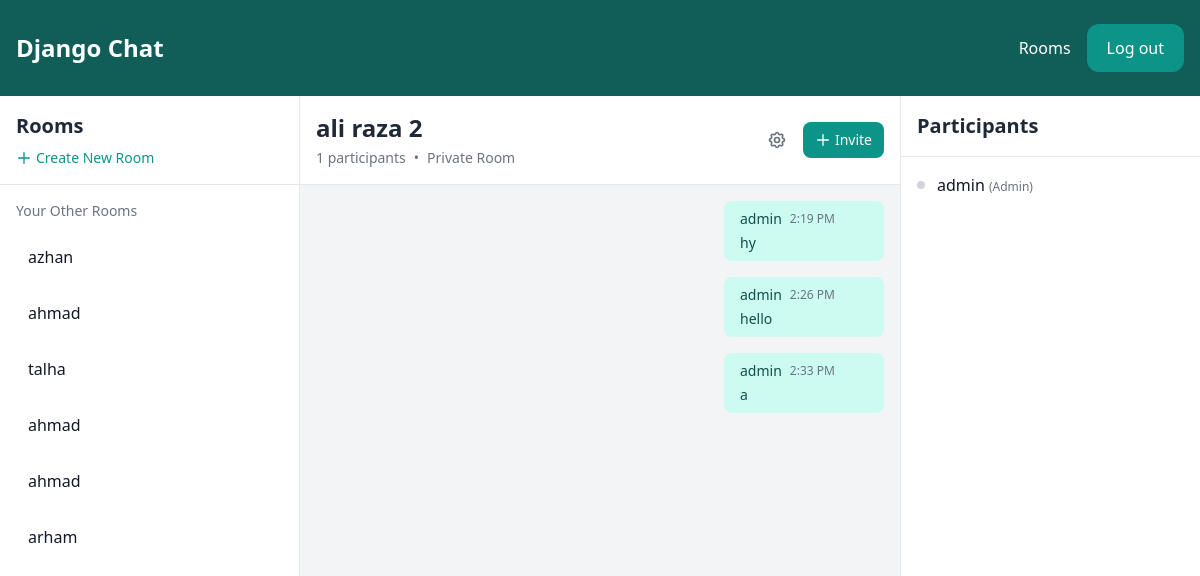
Screenshot of /rooms/ali-raza-2/ (signed in) with the database file from the repository.
### room/models.py (models this page shows, shortened)
class Room(models.Model):
    name = models.CharField(max_length=255)
    slug = models.SlugField(unique=True)
    participants = models.ManyToManyField(User, related_name='chat_rooms', blank=True)
    created_by = models.ForeignKey(User, on_delete=models.CASCADE, related_name='created_rooms', null=True)
    created_at = models.DateTimeField(default=timezone.now)
    last_activity = models.DateTimeField(auto_now=True)
    is_private = models.BooleanField(default=True)
    description = models.TextField(blank=True)
    class Meta:
        ordering = ['-last_activity']
    def get_online_participants(self):
        fifteen_minutes_ago = timezone.now() - timezone.timedelta(minutes=15)
        return self.participants.filter(last_login__gt=fifteen_minutes_ago)

class Message(models.Model):
    room = models.ForeignKey(Room, related_name='messages', on_delete=models.CASCADE)
    user = models.ForeignKey(User, related_name='messages', on_delete=models.CASCADE)
    content = models.TextField()
    is_read = models.BooleanField(default=False)
    read_by_users = models.ManyToManyField(User, related_name='read_messages', blank=True)
    date_added = models.DateTimeField(auto_now_add=True)
    class Meta:
        ordering = ('date_added',)

### room/views.py (the view)
# urls.py: path('rooms/', include('room.urls')),
@login_required
def room(request, slug):
    room = get_object_or_404(Room, slug=slug)
    if room.is_private and request.user not in room.participants.all():
        messages.error(request, "You don't have access to this room.")
        return redirect('rooms')
    messages = Message.objects.filter(room=room).order_by('-date_added')
    messages_to_display = messages[:50][::-1]
    other_rooms = Room.objects.filter(
        Q(participants=request.user) | Q(created_by=request.user)
    ).exclude(slug=slug).order_by('-last_activity')[:10]
    is_room_admin = room.created_by == request.user
    can_invite = is_room_admin or (room.is_private and request.user in room.participants.all())
    unread_messages = Message.objects.filter(
        room=room,
        is_read=False
    ).exclude(user=request.user)
    for message in unread_messages:
        message.mark_as_read(request.user)
    online_participants = room.get_online_participants()
    return render(request, 'room/room.html', {
        'room': room,
        'messages': messages_to_display,
        'other_rooms': other_rooms,
        'is_room_admin': is_room_admin,
        'can_invite': can_invite,
        'participants': room.participants.all(),
        'online_participants': online_participants,
    })

### room/templates/room/room.html (shortened to what this page needs)
{% extends 'core/base.html' %}
{% block content %}
<div class="flex h-screen bg-gray-100">
    <div class="w-1/4 bg-white border-r border-gray-200 overflow-y-auto">
        <div class="p-4 border-b border-gray-200">
            <h2 class="text-xl font-semibold text-gray-800">Rooms</h2>
            <a href="{% url 'create-room' %}" class="mt-2 flex items-center text-sm text-teal-600 hover:text-teal-700">
                <svg class="w-4 h-4 mr-1" fill="none" stroke="currentColor" viewBox="0 0 24 24">
                    <path stroke-linecap="round" stroke-linejoin="round" stroke-width="2" d="M12 4v16m8-8H4"></path>
                </svg>
                Create New Room
            </a>
        </div>
        <div class="p-4">
            <h3 class="text-sm font-medium text-gray-500 mb-3">Your Other Rooms</h3>
            {% for other_room in other_rooms %}
            <a href="{% url 'room' other_room.slug %}"
               class="block p-3 mb-2 rounded-lg hover:bg-gray-50 {% if other_room == room %}bg-teal-50 border border-teal-100{% endif %}">
                <div class="flex justify-between items-center">
                    <span class="font-medium text-gray-900">{{ other_room.name }}</span>
                </div>
            </a>
            {% endfor %}
        </div>
    </div>
    <div class="flex-1 flex flex-col">
        <div class="bg-white border-b border-gray-200 p-4">
            <div class="flex justify-between items-center">
                <div>
                    <h1 class="text-2xl font-bold text-gray-800">{{ room.name }}</h1>
                    <div class="flex items-center mt-1 text-sm text-gray-500">
                        <span>{{ participants.count }} participants</span>
                        <span class="mx-2">•</span>
                        <span>{% if room.is_private %}Private Room{% else %}Public Room{% endif %}</span>
                    </div>
                </div>
                <div class="flex items-center space-x-2">
                    {% if is_room_admin %}
                    <button id="roomSettingsBtn" class="p-2 text-gray-500 hover:text-gray-700 rounded-lg hover:bg-gray-100">
                    </button>
                    {% endif %}
                    {% if room.is_private and can_invite %}
                    <button id="inviteBtn" class="flex items-center px-3 py-2 text-sm font-medium text-white bg-teal-600 rounded-lg hover:bg-teal-700">
                        <svg class="w-4 h-4 mr-1" fill="none" stroke="currentColor" viewBox="0 0 24 24">
                            <path stroke-linecap="round" stroke-linejoin="round" stroke-width="2" d="M12 4v16m8-8H4"></path>
                        </svg>
                        Invite
                    </button>
                    {% endif %}
                </div>
            </div>
        </div>
        <div class="flex-1 overflow-y-auto p-4 space-y-4" id="chat-messages">
            {% for message in messages %}
            <div class="flex {% if message.user == request.user %}justify-end{% endif %}" data-message-id="{{ message.id }}">
                <div class="{% if message.user == request.user %}bg-teal-100 text-teal-900{% else %}bg-gray-100 text-gray-900{% endif %} rounded-lg px-4 py-2 max-w-[70%] group">
                    <div class="flex items-center {% if message.user == request.user %}justify-end{% endif %} mb-1">
                        <span class="font-medium text-sm">{{ message.user.username }}</span>
                        <span class="text-xs text-gray-500 ml-2">{{ message.date_added|date:'g:i A' }}</span>
                    </div>
                    <p class="text-sm">{{ message.content }}</p>
                </div>
            </div>
            {% endfor %}
        </div>
    </div>
    <div class="w-1/4 bg-white border-l border-gray-200 overflow-y-auto">
        <div class="p-4 border-b border-gray-200">
            <h2 class="text-xl font-semibold text-gray-800">Participants</h2>
        </div>
        <div class="p-4">
            {% for participant in participants %}
            <div class="flex items-center space-x-3 mb-3">
                <div class="w-2 h-2 rounded-full {% if participant in room.get_online_participants %}bg-green-500{% else %}bg-gray-300{% endif %}"></div>
                <span class="text-gray-900 {% if participant == request.user %}font-medium{% endif %}">
                    {{ participant.username }}
                    {% if participant == room.created_by %}
                    <span class="text-xs text-gray-500">(Admin)</span>
                    {% endif %}
                </span>
            </div>
            {% endfor %}
        </div>
    </div>
</div>
{% endblock %}

### rows the page displays
Room: name "azhan"
Room: name "ahmad"
Room: name "talha"
Room: name "ahmad"
Room: name "arham"
Room: name "ali raza 2"
Message: user.username "admin", date_added "2:19 PM", content "hy"
Message: user.username "admin", date_added "2:26 PM", content "hello"
Message: user.username "admin", date_added "2:33 PM", content "a"

### other values shown
{{ participants.count }} "1"
{{ participant.username }} "admin"
